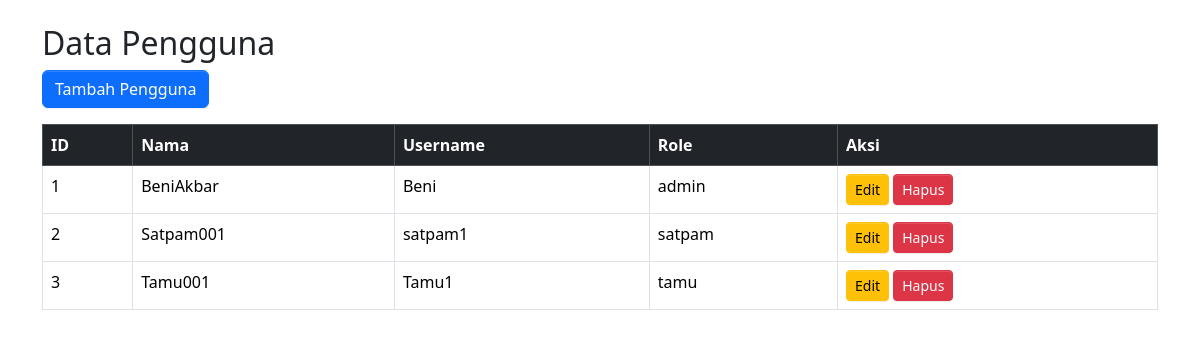
The page /pengguna/ on the database its author committed.
### masterdata/models.py (models this page shows, shortened)
class Pengguna(models.Model):
    nama = models.CharField(max_length=100)
    username = models.CharField(max_length=50, unique=True)
    password = models.CharField(max_length=128)
    role = models.CharField(max_length=50, choices=[
        ('admin', 'Admin'),
        ('satpam', 'Satpam'),
        ('tamu', 'Tamu'),
    ])

### masterdata/views.py (the view)
# urls.py: path('pengguna/', views.pengguna_list, name='pengguna_list'),
def pengguna_list(request):
    data = Pengguna.objects.all()
    return render(request, 'masterdata/pengguna_list.html', {'data': data})

### masterdata/templates/masterdata/pengguna_list.html (shortened to what this page needs)
{% load static %}
<!DOCTYPE html>
<html lang="en">
<head>
    <link rel="stylesheet" href="{% static 'AdminLTE/dist/css/adminlte.min.css' %}">
</head>
<body class="p-4">
    <div class="container">
        <h2>Data Pengguna</h2>
        <a href="{% url 'pengguna_create' %}" class="btn btn-primary mb-3">Tambah Pengguna</a>
        <table class="table table-bordered">
            <thead class="table-dark">
                <tr>
                    <th>ID</th>
                    <th>Nama</th>
                    <th>Username</th>
                    <th>Role</th>
                    <th>Aksi</th>
                </tr>
            </thead>
            <tbody>
                {% for p in data %}
                <tr>
                    <td>{{ p.id }}</td>
                    <td>{{ p.nama }}</td>
                    <td>{{ p.username }}</td>
                    <td>{{ p.role }}</td>
                    <td>
                        <a href="{% url 'pengguna_update' p.id %}" class="btn btn-sm btn-warning">Edit</a>
                        <a href="{% url 'pengguna_delete' p.id %}" class="btn btn-sm btn-danger">Hapus</a>
                    </td>
                </tr>
                {% empty %}
                <tr><td colspan="5" class="text-center">Belum ada data</td></tr>
                {% endfor %}
            </tbody>
        </table>
    </div>
</body>
</html>

### rows shown on the page
Pengguna: id "1", nama "BeniAkbar", username "Beni", role "admin"
Pengguna: id "2", nama "Satpam001", username "satpam1", role "satpam"
Pengguna: id "3", nama "Tamu001", username "Tamu1", role "tamu"
